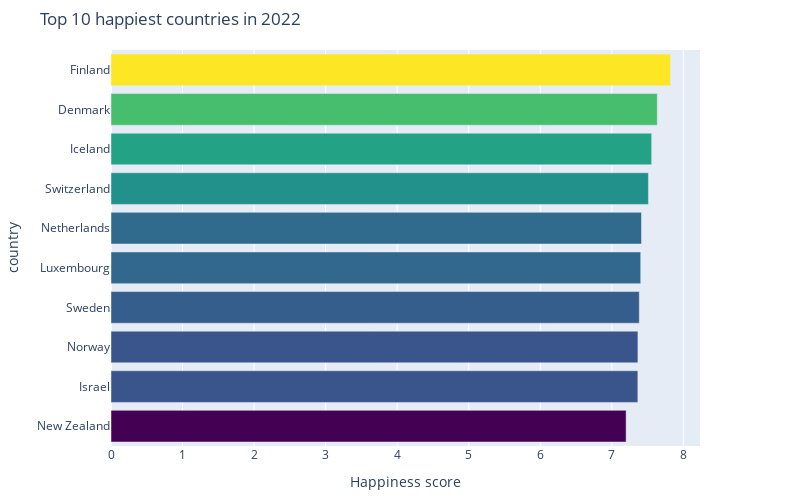

Notebook code for this chart:
### Markdown cell above
#### Top 10 happiest countries

### Code cell
utils.plot_happiness_score(wh_df_2022,'Happiness score', 'Country', 10, 2022)

### Figure 1 — Plotly figure (JSON) as saved in the notebook; plotly's stock layout.template omitted (floating-point values rounded to 4 significant figures)
{"data": [{"marker": {"color": [7.821, 7.636, 7.557, 7.512, 7.415, 7.404, 7.384, 7.365, 7.364, 7.2], "colorscale": [[0, "#440154"], [0.1111, "#482878"], [0.2222, "#3e4989"], [0.3333, "#31688e"], [0.4444, "#26828e"], [0.5556, "#1f9e89"], [0.6667, "#35b779"], [0.7778, "#6ece58"], [0.8889, "#b5de2b"], [1, "#fde725"]]}, "orientation": "h", "type": "bar", "x": [7.821, 7.636, 7.557, 7.512, 7.415, 7.404, 7.384, 7.365, 7.364, 7.2], "y": ["Finland", "Denmark", "Iceland", "Switzerland", "Netherlands", "Luxembourg", "Sweden", "Norway", "Israel", "New Zealand"]}], "layout": {"height": 500, "margin": {"b": 50, "l": 50, "r": 100, "t": 50}, "title": {"text": "Top 10 happiest countries in 2022"}, "width": 800, "xaxis": {"title": {"text": "Happiness score"}}, "yaxis": {"categoryorder": "total ascending", "showgrid": false, "showline": false, "showticklabels": true, "title": {"text": "country"}}}}
